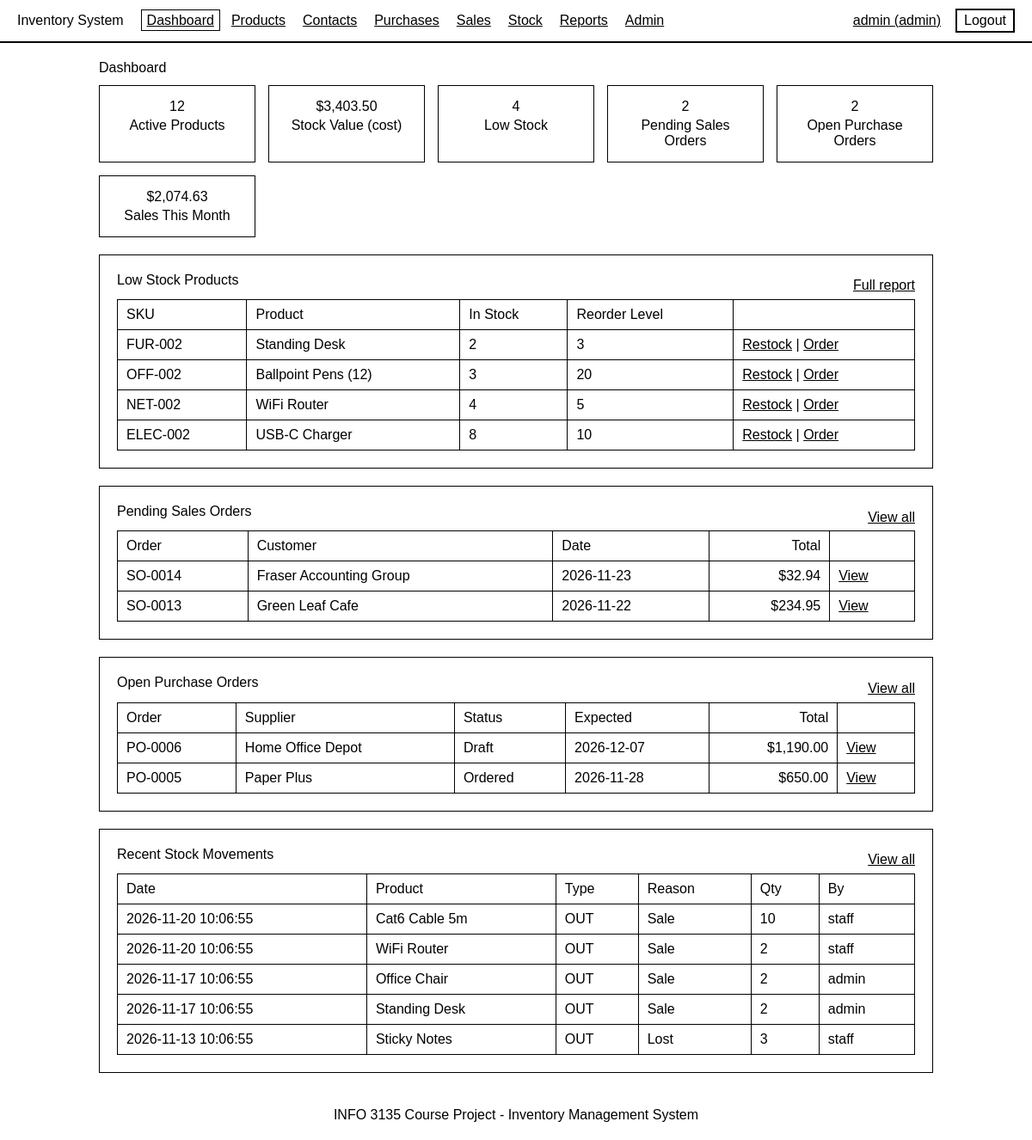
/pages/dashboard.php (signed in), run on the app's committed database.
### tables this page shows
CREATE TABLE products (
    product_id    INT AUTO_INCREMENT PRIMARY KEY,
    sku           VARCHAR(20)  NOT NULL UNIQUE,
    name          VARCHAR(100) NOT NULL,
    category_id   INT NOT NULL,
    supplier_id   INT NOT NULL,
    cost          DECIMAL(10,2) NOT NULL DEFAULT 0 CHECK (cost >= 0),
    price         DECIMAL(10,2) NOT NULL CHECK (price >= 0),
    quantity      INT NOT NULL DEFAULT 0 CHECK (quantity >= 0),
    reorder_level INT NOT NULL DEFAULT 5 CHECK (reorder_level >= 0),
    is_active     TINYINT(1) NOT NULL DEFAULT 1,
    created_at    TIMESTAMP NOT NULL DEFAULT CURRENT_TIMESTAMP,
    FOREIGN KEY (category_id) REFERENCES categories(category_id) ON DELETE RESTRICT,
    FOREIGN KEY (supplier_id) REFERENCES suppliers(supplier_id)  ON DELETE RESTRICT
);

CREATE TABLE sales_orders (
    so_id         INT AUTO_INCREMENT PRIMARY KEY,
    customer_id   INT NOT NULL,
    user_id       INT NOT NULL,
    status        ENUM('Pending', 'Completed', 'Cancelled') NOT NULL DEFAULT 'Pending',
    order_date    DATE NOT NULL,
    note          VARCHAR(200) NOT NULL DEFAULT '',
    created_at    TIMESTAMP NOT NULL DEFAULT CURRENT_TIMESTAMP,
    FOREIGN KEY (customer_id) REFERENCES customers(customer_id) ON DELETE RESTRICT,
    FOREIGN KEY (user_id)     REFERENCES users(user_id)         ON DELETE RESTRICT
);

CREATE TABLE customers (
    customer_id   INT AUTO_INCREMENT PRIMARY KEY,
    name          VARCHAR(100) NOT NULL UNIQUE,
    email         VARCHAR(100) NOT NULL,
    phone         VARCHAR(20)  NOT NULL,
    address       VARCHAR(200) NOT NULL DEFAULT ''
);

CREATE TABLE purchase_orders (
    po_id         INT AUTO_INCREMENT PRIMARY KEY,
    supplier_id   INT NOT NULL,
    user_id       INT NOT NULL,
    status        ENUM('Draft', 'Ordered', 'Received', 'Cancelled') NOT NULL DEFAULT 'Draft',
    order_date    DATE NOT NULL,
    expected_date DATE NULL,
    note          VARCHAR(200) NOT NULL DEFAULT '',
    created_at    TIMESTAMP NOT NULL DEFAULT CURRENT_TIMESTAMP,
    FOREIGN KEY (supplier_id) REFERENCES suppliers(supplier_id) ON DELETE RESTRICT,
    FOREIGN KEY (user_id)     REFERENCES users(user_id)         ON DELETE RESTRICT
);

CREATE TABLE suppliers (
    supplier_id   INT AUTO_INCREMENT PRIMARY KEY,
    name          VARCHAR(100) NOT NULL UNIQUE,
    email         VARCHAR(100) NOT NULL,
    phone         VARCHAR(20)  NOT NULL
);

CREATE TABLE stock_movements (
    movement_id   INT AUTO_INCREMENT PRIMARY KEY,
    product_id    INT NOT NULL,
    user_id       INT NOT NULL,
    type          ENUM('IN', 'OUT') NOT NULL,
    reason        ENUM('Opening', 'Purchase', 'Sale', 'Return', 'Damaged', 'Lost', 'Correction', 'Other') NOT NULL DEFAULT 'Other',
    quantity      INT NOT NULL CHECK (quantity > 0),
    note          VARCHAR(200) NOT NULL DEFAULT '',
    created_at    TIMESTAMP NOT NULL DEFAULT CURRENT_TIMESTAMP,
    FOREIGN KEY (product_id) REFERENCES products(product_id) ON DELETE RESTRICT,
    FOREIGN KEY (user_id)    REFERENCES users(user_id)       ON DELETE RESTRICT
);

CREATE TABLE users (
    user_id       INT AUTO_INCREMENT PRIMARY KEY,
    username      VARCHAR(15)  NOT NULL UNIQUE,
    email         VARCHAR(100) NOT NULL UNIQUE,
    password_hash VARCHAR(255) NOT NULL,
    role          ENUM('admin', 'staff') NOT NULL DEFAULT 'staff',
    is_active     TINYINT(1) NOT NULL DEFAULT 1,           
    must_change   TINYINT(1) NOT NULL DEFAULT 0,           
    failed_logins INT NOT NULL DEFAULT 0,                  
    locked_until  DATETIME NULL,                           
    last_login    DATETIME NULL,
    created_at    TIMESTAMP NOT NULL DEFAULT CURRENT_TIMESTAMP
);

### includes/functions.php (called while the page is built, shortened)
<?php
require_once __DIR__ . "/layout.php";
function h($text) {
    return htmlspecialchars((string) $text, ENT_QUOTES, "UTF-8");
}
function money($amount) {
    return "$" . number_format((float) $amount, 2);
}
function order_no($prefix, $id) {
    return $prefix . "-" . str_pad((string) $id, 4, "0", STR_PAD_LEFT);
}
function is_admin() {
    return ($_SESSION["role"] ?? "") === "admin";
}

### pages/dashboard.php (the view, shortened to what this page needs)
<?php
require_once "../includes/functions.php";
$totals = $pdo->query("
    SELECT COUNT(*) AS products,
           COALESCE(SUM(cost * quantity), 0) AS value,
           COALESCE(SUM(quantity <= reorder_level), 0) AS low
    FROM products WHERE is_active = 1")->fetch();
$openPurchases = $pdo->query("SELECT COUNT(*) FROM purchase_orders WHERE status IN ('Draft', 'Ordered')")->fetchColumn();
$pendingSales = $pdo->query("SELECT COUNT(*) FROM sales_orders WHERE status = 'Pending'")->fetchColumn();
$monthSales = $pdo->query("
    SELECT COALESCE(SUM(i.quantity * i.unit_price), 0)
    FROM sales_orders o JOIN sales_order_items i ON i.so_id = o.so_id
    WHERE o.status = 'Completed' AND o.order_date >= DATE_FORMAT(CURDATE(), '%Y-%m-01')")->fetchColumn();
$lowStock = $pdo->query("
    SELECT product_id, sku, name, quantity, reorder_level
    FROM products WHERE is_active = 1 AND quantity <= reorder_level
    ORDER BY quantity ASC LIMIT 8")->fetchAll();
$pending = $pdo->query("
    SELECT o.so_id, o.order_date, c.name AS customer, COALESCE(SUM(i.quantity * i.unit_price), 0) AS total
    FROM sales_orders o JOIN customers c ON c.customer_id = o.customer_id
    LEFT JOIN sales_order_items i ON i.so_id = o.so_id
    WHERE o.status = 'Pending' GROUP BY o.so_id ORDER BY o.so_id DESC LIMIT 5")->fetchAll();
$open = $pdo->query("
    SELECT o.po_id, o.status, o.expected_date, s.name AS supplier, COALESCE(SUM(i.quantity * i.unit_cost), 0) AS total
    FROM purchase_orders o JOIN suppliers s ON s.supplier_id = o.supplier_id
    LEFT JOIN purchase_order_items i ON i.po_id = o.po_id
    WHERE o.status IN ('Draft', 'Ordered') GROUP BY o.po_id ORDER BY o.po_id DESC LIMIT 5")->fetchAll();
$recent = $pdo->query("
    SELECT m.created_at, m.type, m.reason, m.quantity, p.name AS product, u.username
    FROM stock_movements m
    JOIN products p ON p.product_id = m.product_id
    JOIN users u ON u.user_id = m.user_id
    ORDER BY m.movement_id DESC LIMIT 5")->fetchAll();
page_start("Dashboard");
?>
<h1>Dashboard</h1>
<div class="stats">
    <div class="stat"><strong><?= h($totals["products"]) ?></strong>Active Products</div>
    <div class="stat"><strong><?= h(money($totals["value"])) ?></strong>Stock Value (cost)</div>
    <div class="stat"><strong><?= h($totals["low"]) ?></strong>Low Stock</div>
    <div class="stat"><strong><?= h($pendingSales) ?></strong>Pending Sales Orders</div>
    <div class="stat"><strong><?= h($openPurchases) ?></strong>Open Purchase Orders</div>
    <div class="stat"><strong><?= h(money($monthSales)) ?></strong>Sales This Month</div>
</div>
<div class="card">
    <div class="page-head">
        <h2>Low Stock Products</h2>
        <a href="reports.php?type=lowstock">Full report</a>
    </div>
    <div class="table-wrap">
        <table>
            <tr><th>SKU</th><th>Product</th><th>In Stock</th><th>Reorder Level</th><th></th></tr>
            <?php foreach ($lowStock as $p): ?>
                <tr>
                    <td><?= h($p["sku"]) ?></td>
                    <td><?= h($p["name"]) ?></td>
                    <td><?= h($p["quantity"]) ?></td>
                    <td><?= h($p["reorder_level"]) ?></td>
                    <td class="actions">
                        <a href="stock.php?product_id=<?= h($p["product_id"]) ?>">Restock</a> |
                        <a href="purchase_orders.php?show=form&amp;product_id=<?= h($p["product_id"]) ?>">Order</a>
                    </td>
                </tr>
            <?php endforeach; ?>
        </table>
    </div>
</div>
<div class="card">
    <div class="page-head">
        <h2>Pending Sales Orders</h2>
        <a href="sales_orders.php?status=Pending">View all</a>
    </div>
    <div class="table-wrap">
        <table>
            <tr><th>Order</th><th>Customer</th><th>Date</th><th class="num">Total</th><th></th></tr>
            <?php foreach ($pending as $o): ?>
                <tr>
                    <td><?= h(order_no("SO", $o["so_id"])) ?></td>
                    <td><?= h($o["customer"]) ?></td>
                    <td><?= h($o["order_date"]) ?></td>
                    <td class="num"><?= h(money($o["total"])) ?></td>
                    <td><a href="sales_orders.php?show=view&amp;id=<?= h($o["so_id"]) ?>">View</a></td>
                </tr>
            <?php endforeach; ?>
        </table>
    </div>
</div>
<div class="card">
    <div class="page-head">
        <h2>Open Purchase Orders</h2>
        <a href="purchase_orders.php">View all</a>
    </div>
    <div class="table-wrap">
        <table>
            <tr><th>Order</th><th>Supplier</th><th>Status</th><th class="hide-sm">Expected</th><th class="num">Total</th><th></th></tr>
            <?php foreach ($open as $o): ?>
                <tr>
                    <td><?= h(order_no("PO", $o["po_id"])) ?></td>
                    <td><?= h($o["supplier"]) ?></td>
                    <td><?= h($o["status"]) ?></td>
                    <td class="hide-sm"><?= h($o["expected_date"] ?? "-") ?></td>
                    <td class="num"><?= h(money($o["total"])) ?></td>
                    <td><a href="purchase_orders.php?show=view&amp;id=<?= h($o["po_id"]) ?>">View</a></td>
                </tr>
            <?php endforeach; ?>
        </table>
    </div>
</div>
<div class="card">
    <div class="page-head">
        <h2>Recent Stock Movements</h2>
        <a href="stock.php">View all</a>
    </div>
    <div class="table-wrap">
        <table>
            <tr><th>Date</th><th>Product</th><th>Type</th><th class="hide-sm">Reason</th><th>Qty</th><th class="hide-sm">By</th></tr>
            <?php foreach ($recent as $m): ?>
                <tr>
                    <td><?= h($m["created_at"]) ?></td>
                    <td><?= h($m["product"]) ?></td>
                    <td><?= h($m["type"]) ?></td>
                    <td class="hide-sm"><?= h($m["reason"]) ?></td>
                    <td><?= h($m["quantity"]) ?></td>
                    <td class="hide-sm"><?= h($m["username"]) ?></td>
                </tr>
            <?php endforeach; ?>
        </table>
    </div>
</div>
<?php page_end(); ?>

### includes/layout.php (shortened to what this page needs)
<?php
function nav_link($file, $label) {
    $current = basename($_SERVER["SCRIPT_NAME"]) == $file ? ' class="current"' : "";
    echo '<a href="' . h($file) . '"' . $current . '>' . h($label) . '</a>';
}
function page_start($title, $public = false) {
?>
<!DOCTYPE html>
<html lang="en">
<head>
    <link rel="stylesheet" href="../assets/css/style.css">
</head>
<body>
<header class="topbar">
    <span class="brand">Inventory System</span>
    <?php if (!$public): ?>
        <nav>
            <?php
            nav_link("dashboard.php", "Dashboard");
            if (is_admin()) {
                nav_link("admin.php", "Admin");
            }
            ?>
        </nav>
        <form method="post" action="login.php" class="logout">
            <a href="profile.php"><?= h($_SESSION["username"]) ?> (<?= h($_SESSION["role"]) ?>)</a>
            <button type="submit" class="btn small">Logout</button>
        </form>
    <?php endif; ?>
</header>
<main class="container">
<?php
}
function page_end() {
?>
</main>
<footer class="footer">INFO 3135 Course Project - Inventory Management System</footer>
</body>
</html>
<?php
}

### assets/css/style.css (style rules this page uses)
* { font: 16px Arial, sans-serif; box-sizing: border-box; }
body { margin: 0; }
a { color: black; }
.topbar { display: flex; flex-wrap: wrap; align-items: center; gap: 10px 20px; padding: 10px 20px; border-bottom: 2px solid black; }
.topbar a { margin-right: 6px; padding: 3px 6px; border: 1px solid white; white-space: nowrap; }
.topbar a.current { border-color: black; }
.topbar nav { flex: 1; }
.logout a { margin: 0; }
.logout { display: flex; align-items: center; gap: 10px; margin: 0; }
.container { max-width: 1000px; margin: 20px auto; padding: 0 15px; }
.footer { text-align: center; padding: 20px; }
.card { border: 1px solid black; padding: 20px; margin-bottom: 20px; }
h1, h2 { margin-top: 0; }
.page-head { display: flex; flex-wrap: wrap; justify-content: space-between; align-items: center; gap: 10px; margin-bottom: 15px; }
.card .page-head { margin-bottom: 0; }
.stats { display: grid; grid-template-columns: repeat(auto-fit, minmax(160px, 1fr)); gap: 15px; margin-bottom: 20px; }
.stat { border: 1px solid black; padding: 15px; text-align: center; }
.stat strong { display: block; margin-bottom: 4px; }
form { margin: 0; }
.num { text-align: right; }
.btn, button { display: inline-block; padding: 8px 14px; border: 2px solid black; background: white; color: black; text-decoration: none; cursor: pointer; }
.btn.small { padding: 3px 8px; }
.table-wrap { overflow-x: auto; }
table { width: 100%; border-collapse: collapse; }
th, td { padding: 8px 10px; border: 1px solid black; text-align: left; }
td.actions { white-space: nowrap; }

### data on the page
products: sku "FUR-002", name "Standing Desk", quantity "2", reorder_level "3"
products: sku "OFF-002", name "Ballpoint Pens (12)", quantity "3", reorder_level "20"
products: sku "NET-002", name "WiFi Router", quantity "4", reorder_level "5"
products: sku "ELEC-002", name "USB-C Charger", quantity "8", reorder_level "10"
sales_orders: so_id "SO-0014", customer.name "Fraser Accounting Group", order_date "2026-11-23", total "$32.94"
sales_orders: so_id "SO-0013", customer.name "Green Leaf Cafe", order_date "2026-11-22", total "$234.95"
purchase_orders: po_id "PO-0006", supplier.name "Home Office Depot", status "Draft", expected_date "2026-12-07", total "$1,190.00"
purchase_orders: po_id "PO-0005", supplier.name "Paper Plus", status "Ordered", expected_date "2026-11-28", total "$650.00"
stock_movements: created_at "2026-11-20 10:06:55", product.name "Cat6 Cable 5m", type "OUT", reason "Sale", quantity "10", user.username "staff"
stock_movements: created_at "2026-11-20 10:06:55", product.name "WiFi Router", type "OUT", reason "Sale", quantity "2", user.username "staff"
stock_movements: created_at "2026-11-17 10:06:55", product.name "Office Chair", type "OUT", reason "Sale", quantity "2", user.username "admin"
stock_movements: created_at "2026-11-17 10:06:55", product.name "Standing Desk", type "OUT", reason "Sale", quantity "2", user.username "admin"
stock_movements: created_at "2026-11-13 10:06:55", product.name "Sticky Notes", type "OUT", reason "Lost", quantity "3", user.username "staff"

### other printed values
$label "Dashboard Products Contacts Purchases Sales Stock Reports Admin"
$_SESSION["username"] "admin"
$_SESSION["role"] "admin"
$totals["products"] "12"
money($totals["value"]) "$3,403.50"
$totals["low"] "4"
$pendingSales "2"
$openPurchases "2"
money($monthSales) "$2,074.63"
